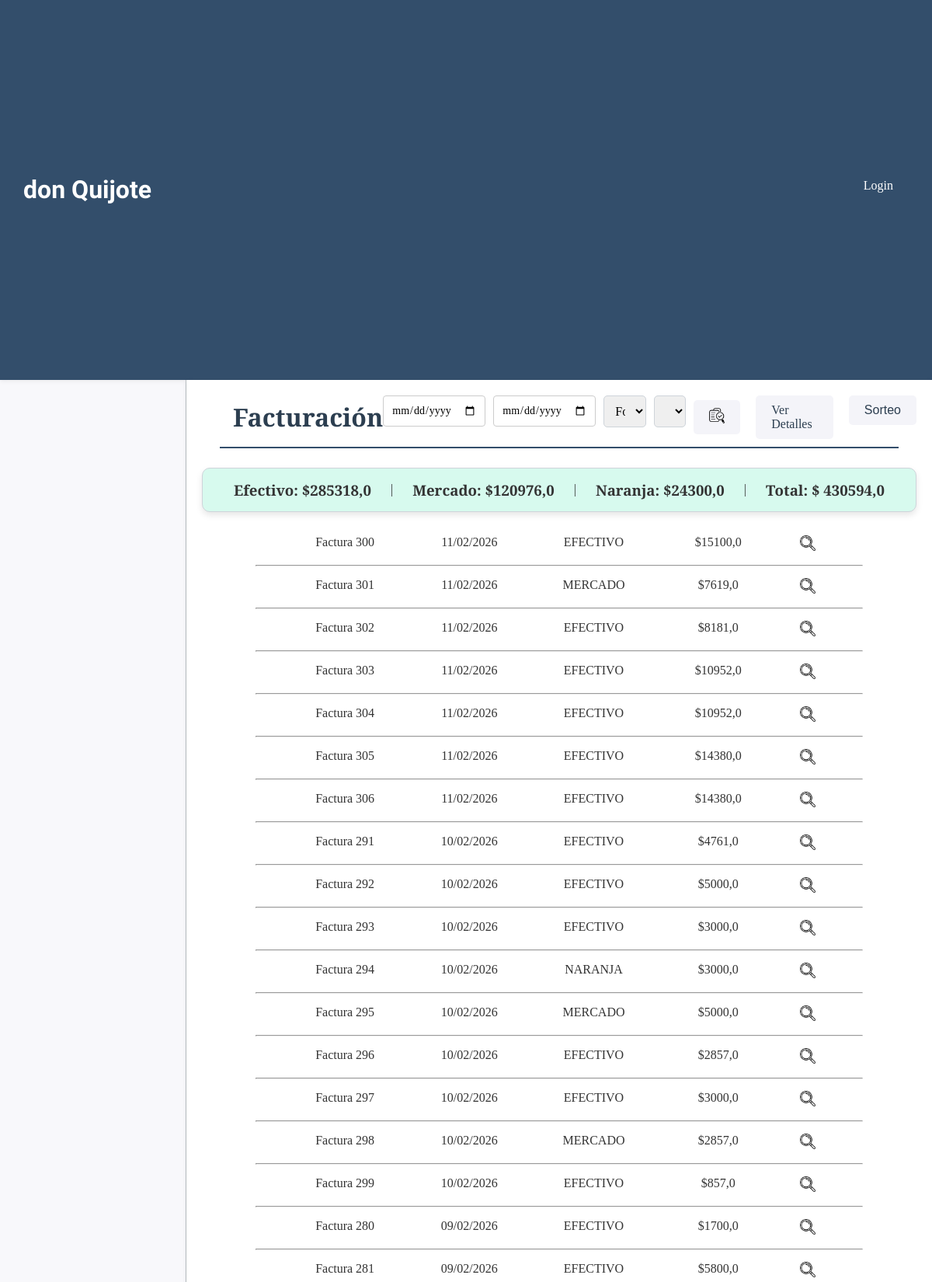
/facturas/facturas/factura/ (upper part), run on the app's committed database.
### facturas/models.py (models this page shows, shortened)
class Facturas(models.Model):
    pedido = models.CharField(max_length=20, blank=True, null=True)
    forma_pago = models.CharField(max_length=50)
    pago = models.FloatField()
    descuento = models.CharField(max_length=50)
    fecha = models.DateField(default=now)
    envio = models.BooleanField(default=True)
    turno = models.CharField(max_length=20, null=True, blank=True)
    telefono = models.CharField(max_length=20, blank=True, null=True)
    nombre = models.CharField(max_length=20, blank=True, null=True)
    direccion = models.CharField(max_length=50, blank=True, null=True)
    class Meta:
        db_table = "facturas"
        verbose_name = "Facturas"

### facturas/views.py (the view)
# urls.py: path('facturas/', include('facturas.urls')),
def facturas(request, key=None):
    return listar_facturas(request, key)

### core/forms.py
class FechasPagosForm(forms.Form):
    fecha_inicio = forms.DateField(
        widget=forms.TextInput(attrs={'type': 'date', 'class': 'form-control'}),
        required=False,
        label=''
    )
    fecha_fin = forms.DateField(
        widget=forms.TextInput(attrs={'type': 'date', 'class': 'form-control'}),
        required=False,
        label=''
    )
    OPCIONES_FORMA_PAGO = [
        ('', 'Forma de Pago'),
        ('efectivo', 'Efectivo'),
        ('mercado', 'Mercado'),
        ('naranja', 'Naranja'),
    ]
    forma_pago = forms.ChoiceField(
        choices=OPCIONES_FORMA_PAGO,
        required=False,
        widget=forms.Select(attrs={'class': 'form-control'}),
        label=""
    )
    turno = forms.ChoiceField(
        choices=[('', 'Turno')] + Caja.TURNOS,
        required=False,
        widget=forms.Select(attrs={'class': 'form-control'}),
        label=""
    )

### facturas/templates/facturas/facturas.html (shortened to what this page needs)
{% extends 'core/base.html' %}
{% load static %}
{% block css %}
    <link rel="stylesheet" href="{% static 'facturas/css/styles.css' %}">
{% endblock css %}
{% block titulo %}
    {% include 'core/components/encabezado.html' with titulo_texto="Facturación" %}
{% endblock titulo %}
{% block main %}
<div class="facturas-totales card">
    <h3>Efectivo: ${{caja_efectivo}}</h3>
    <p>|</p>
    <h3>Mercado: ${{caja_mercado}}</h3>
    <p>|</p>
    <h3>Naranja: ${{caja_naranja}}</h3>
    <p>|</p>
    <h3>Total: $ {{caja_total}}</h3>
</div>
{% for factura in facturas %}
    <div class="facturas-detalle">
        <p class="facturas-detalle-pedido">Factura {{ factura.id }}</p>
        <p class="facturas-detalle-pedido">{{ factura.fecha|date:"d/m/Y" }}</p>
        <p class="facturas-detalle-pedido">{{ factura.forma_pago|upper }}</p>
        <p class="facturas-detalle-pedido">${{ factura.pago }}</p>
        <button onclick="toggleProductos('{{ factura.id }}')" class="facturas-detalle-icono">
            <img class="icono-opc" src="{% static 'facturas/img/lupa.webp' %}" alt="Detalle Factura">
        </button>
    </div>
    <div class="facturas-hr-container">
        <hr class="facturas-hr">
    </div>
    {% empty %}
    <h2 class="vacio">No hay Facturas en este rango de fechas.</h2>
{% endfor %}
{% endblock main %}

### core/static/core/css/styles.css (style rules this page uses)
* { padding: 0; margin: 0; box-sizing: border-box; }
body { font-family: 'Merriweather', serif; color: #333; background-color: #f4f4f9; }
.card { padding: 15px; border: 1px solid #ced4da; border-radius: 10px; background-color: #ffffff; box-shadow: 0 4px 8px rgba(0, 0, 0, 0.1); }
.form-control { width: 100%; padding: 10px; margin-bottom: 15px; border: 1px solid #ced4da; border-radius: 5px; font-size: 16px; font-family: 'Merriweather', serif; }
.filtro-form input[type="date"] { padding: 10px; font-size: 14px; border-radius: 4px; border: 1px solid #ccc; }
.icono-opc { width: 20px; height: 20px; transition: transform 0.3s ease; }

### facturas/static/facturas/css/styles.css (style rules this page uses)
.facturas-totales { background-color: rgb(215, 250, 238); display: flex; align-items: center; justify-content: space-evenly; margin-top: 15px; margin-bottom: 15px; }
.facturas-hr-container { display: flex; align-items: center; justify-content: space-around; }
.facturas-hr { width: 85%; }
.facturas-detalle { display: flex; justify-content: center; padding: 15px; }
.facturas-detalle-pedido { width: 18%; text-align: center; }
.facturas-detalle-icono { background-color: white; border: none; width: 8%; text-align: center; }

### data on the page
Facturas: id "300", fecha "11/02/2026", forma_pago "EFECTIVO", pago "15100,0"
Facturas: id "301", fecha "11/02/2026", forma_pago "MERCADO", pago "7619,0"
Facturas: id "302", fecha "11/02/2026", forma_pago "EFECTIVO", pago "8181,0"
Facturas: id "303", fecha "11/02/2026", forma_pago "EFECTIVO", pago "10952,0"
Facturas: id "304", fecha "11/02/2026", forma_pago "EFECTIVO", pago "10952,0"
Facturas: id "305", fecha "11/02/2026", forma_pago "EFECTIVO", pago "14380,0"
Facturas: id "306", fecha "11/02/2026", forma_pago "EFECTIVO", pago "14380,0"
Facturas: id "291", fecha "10/02/2026", forma_pago "EFECTIVO", pago "4761,0"
Facturas: id "292", fecha "10/02/2026", forma_pago "EFECTIVO", pago "5000,0"
Facturas: id "293", fecha "10/02/2026", forma_pago "EFECTIVO", pago "3000,0"
Facturas: id "294", fecha "10/02/2026", forma_pago "NARANJA", pago "3000,0"
Facturas: id "295", fecha "10/02/2026", forma_pago "MERCADO", pago "5000,0"
Facturas: id "296", fecha "10/02/2026", forma_pago "EFECTIVO", pago "2857,0"
Facturas: id "297", fecha "10/02/2026", forma_pago "EFECTIVO", pago "3000,0"
Facturas: id "298", fecha "10/02/2026", forma_pago "MERCADO", pago "2857,0"
Facturas: id "299", fecha "10/02/2026", forma_pago "EFECTIVO", pago "857,0"
Facturas: id "280", fecha "09/02/2026", forma_pago "EFECTIVO", pago "1700,0"
Facturas: id "281", fecha "09/02/2026", forma_pago "EFECTIVO", pago "5800,0"

### other printed values
{{ titulo_texto }} "Facturación"
{{ caja_efectivo }} "285318,0"
{{ caja_mercado }} "120976,0"
{{ caja_naranja }} "24300,0"
{{ caja_total }} "430594,0"
